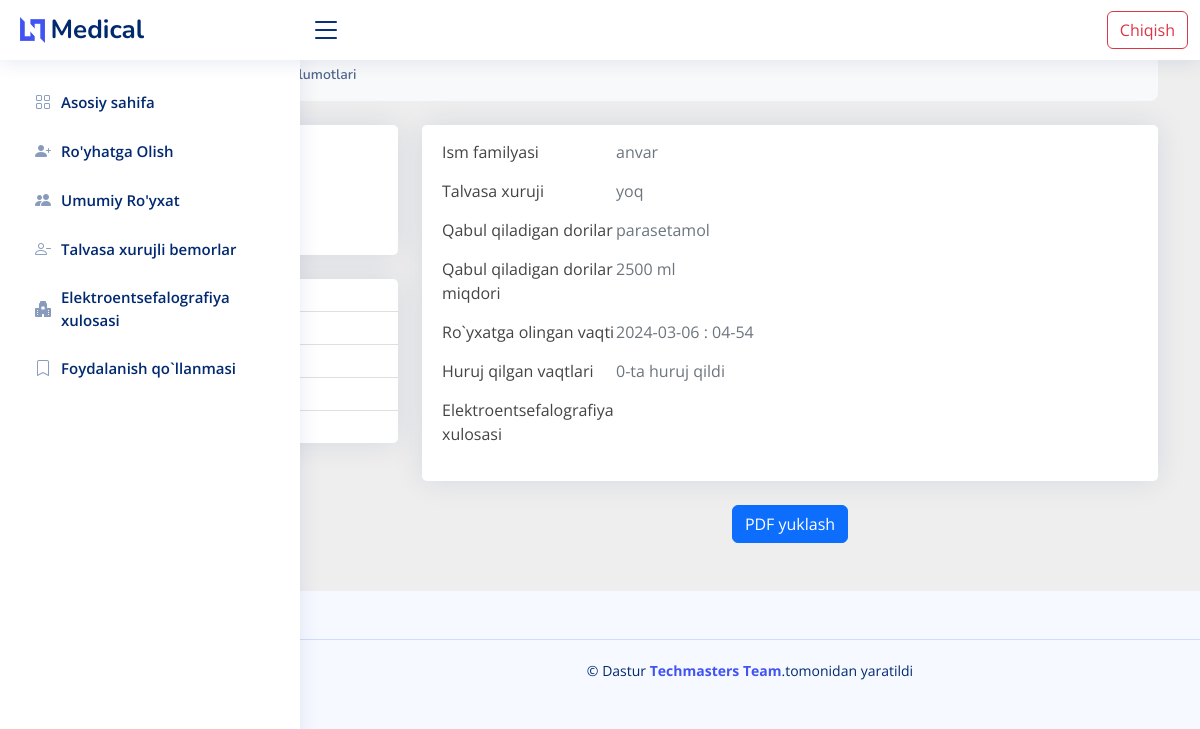
Page /detail/2336/ on the earlier database version.
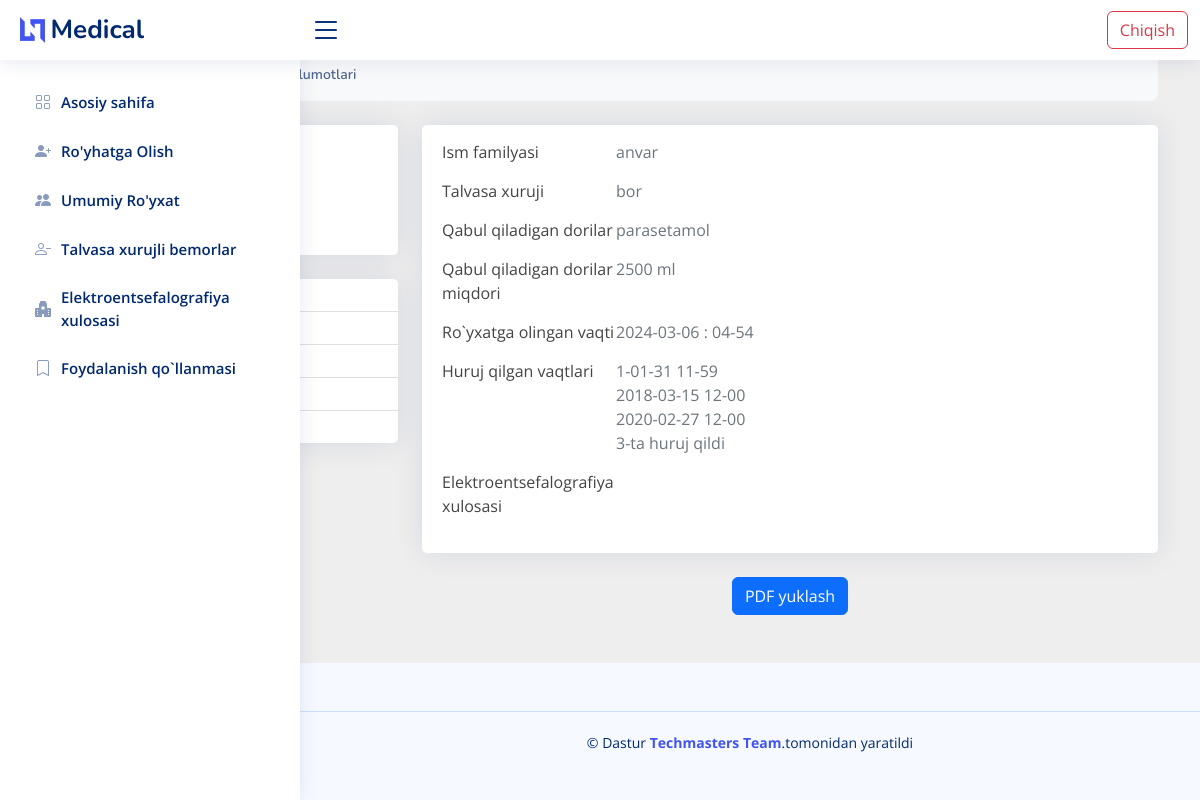
Same page on the later database version.
### chat/models.py (models this page shows)
class Sick(models.Model):
    username = models.CharField( max_length=400)
    age = models.IntegerField(default=0)
    is_xuruj = models.BooleanField(default=False)
    user = models.ForeignKey(User, on_delete=models.CASCADE)
    date_times = models.DateTimeField(auto_now_add=True)
    dori_name = models.CharField( max_length=400)
    dori_miqdor = models.CharField( max_length=400)
    def __str__(self):
        return self.username

class Hurujs(models.Model):
    date_times = models.DateTimeField()
    person = models.ForeignKey(Sick, on_delete=models.CASCADE,related_name='persons' )

### chat/views.py (the view)
# urls.py: path("detail/<int:id>/", detail ,name='detail'),
def detail(request,id):
    sick = Sick.objects.get(id=id)
    return render(request ,'mein/sick-detail.html',{'sick':sick})

### template/mein/sick-detail.html (shortened to what the changed rows need)
<!DOCTYPE html>
<html lang="en">
<head>
  <link rel="stylesheet" href="https://cdnjs.cloudflare.com/ajax/libs/font-awesome/6.2.1/css/all.min.css" />
  <link href="/static/assets/vendor/bootstrap/css/bootstrap.min.css" rel="stylesheet">
  <link href="/static/assets/vendor/bootstrap-icons/bootstrap-icons.css" rel="stylesheet">
  <link href="/static/assets/vendor/boxicons/css/boxicons.min.css" rel="stylesheet">
  <link href="/static/assets/vendor/quill/quill.snow.css" rel="stylesheet">
  <link href="/static/assets/vendor/quill/quill.bubble.css" rel="stylesheet">
  <link href="/static/assets/vendor/remixicon/remixicon.css" rel="stylesheet">
  <link href="/static/assets/vendor/simple-datatables/style.css" rel="stylesheet">
  <link href="/static/assets/css/style.css" rel="stylesheet">
</head>
<body>
<section style="background-color: #eee;">
  <div class="container py-5">
    <div class="row">
      <div class="col-lg-8">
        <div class="card mb-4">
          <div id="content" class="card-body">
            <div style="display: flex ; align-items: start; margin: 15px 0; ">
              <div class="col-sm-9">
                <p class="text-muted mb-0">{{sick}}</p>
              </div>
            </div>
            <div style="display: flex ; align-items: start; margin: 15px 0; ">
              <div class="col-sm-9">
                <p class="text-muted mb-0">
                  {% if sick.is_xuruj %}
                    bor
                  {% else %}
                  yoq
                  {% endif %}
                </p>
              </div>
            </div>
            <div style="display: flex ; align-items: start; margin: 15px 0; ">
              <div class="col-sm-9">
                <p class="text-muted mb-0">{{sick.dori_name}}</p>
              </div>
            </div>
            <div style="display: flex ; align-items: start; margin: 15px 0; ">
              <div class="col-sm-9">
                <p class="text-muted mb-0">{{sick.dori_miqdor}}</p>
              </div>
            </div>
            <div style="display: flex ; align-items: start; margin: 15px 0; ">
              <div class="col-sm-9">
                <p class="text-muted mb-0">{{sick.date_times|date:'Y-m-d'}} : {{sick.date_times|time:'h-i'}}</p>
              </div>
            </div>
          <div style="display: flex ; align-items: start; margin: 15px 0; ">
              <div class="col-sm-9">
                <p class="text-muted mb-0">
                  {% for i in sick.persons.all %}
                  {{i.date_times|date:'Y-m-d'}}  {{i.date_times|time:'h-i'}} <br>
                  {% endfor %}
                  {{sick.persons.all|length}}-ta huruj qildi
                </p>
              </div>
            </div>
          </div>
        </div>
        </div>
      </div>
    </div>
</section>

Differences in the rows shown:
changed Sick "anvar": persons.all|length "0" → "3"
added Hurujs: date_times "1-01-31", date_times "11-59"
added Hurujs: date_times "2018-03-15", date_times "12-00"
added Hurujs: date_times "2020-02-27", date_times "12-00"
Other differences:
text no longer shown: "yoq"
text now shown: "bor"
